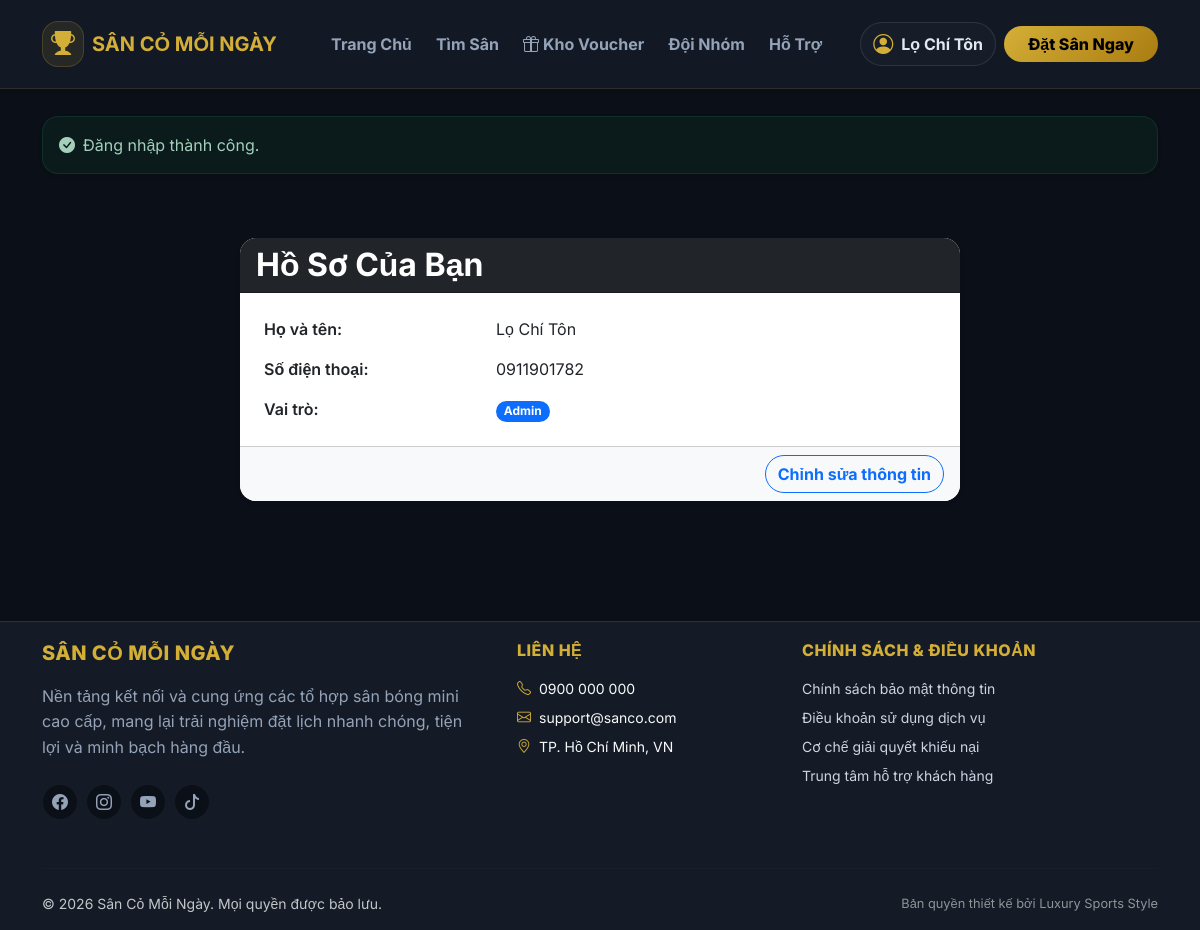
/index.php?controller=profile&action=index (signed in), run on the app's committed database.
### tables this page shows
CREATE TABLE IF NOT EXISTS `users` (
  `id` int NOT NULL AUTO_INCREMENT,
  `username` varchar(50) NOT NULL,
  `password_hash` varchar(255) NOT NULL,
  `fullname` varchar(255) NOT NULL,
  `phone` varchar(20) NOT NULL,
  `role` enum('customer','admin') NOT NULL DEFAULT 'customer',
  `created_at` timestamp NULL DEFAULT CURRENT_TIMESTAMP,
  `status` enum('active','locked') NOT NULL DEFAULT 'active',
  PRIMARY KEY (`id`),
  UNIQUE KEY `username` (`username`)
);

### app/controllers/ProfileController.php (called while the page is built, shortened)
<?php
class ProfileController {
    public function index() {
        $userModel = new User();
        $user = $userModel->findById($_SESSION['user']['id']);
        $data = ['user' => $user];
        $this->render('index', $data);
    }
    private function render($view, $data = []) {
        $user = $data['user'] ?? null;
        require_once dirname(__DIR__) . '/views/profile/' . $view . '.php';
    }
}
?>

### app/models/User.php (called while the page is built, shortened)
<?php
require_once dirname(__DIR__) . '/models/Database.php';
class User {
    private $conn;
    private $table_name = 'users';
    public function __construct() {
        $database = Database::getInstance();
        $this->conn = $database->getConnection();
    }
    public function findById($id) {
        $query = "SELECT id, username, fullname, phone, role, status, password_hash, created_at
                  FROM " . $this->table_name . "
                  WHERE id = ?
                  LIMIT 0,1";
        $stmt = $this->conn->prepare($query);
        $stmt->execute([$id]);
        return $stmt->fetch();
    }
}

### app/models/Database.php (called while the page is built)
<?php
class Database {
    private static $instance = null;
    private $conn;
    private function __construct() {
        $host = DB_HOST;
        $db   = DB_NAME;
        $user = DB_USER;
        $pass = DB_PASS;
        $charset = 'utf8mb4';
        $dsn = "mysql:host=$host;dbname=$db;charset=$charset";
        $options = [
            PDO::ATTR_ERRMODE            => PDO::ERRMODE_EXCEPTION,
            PDO::ATTR_DEFAULT_FETCH_MODE => PDO::FETCH_ASSOC,
            PDO::ATTR_EMULATE_PREPARES   => false,
        ];
        try {
            $this->conn = new PDO($dsn, $user, $pass, $options);
        } catch (PDOException $e) {
            throw new PDOException($e->getMessage(), (int)$e->getCode());
        }
    }
    public static function getInstance() {
        if (self::$instance === null) {
            self::$instance = new Database();
        }
        return self::$instance;
    }
    public function getConnection() {
        return $this->conn;
    }
}

### app/views/profile/index.php (the view)
<?php require_once dirname(dirname(dirname(__DIR__))) . '/app/views/layouts/header.php'; ?>
<div class="container py-5">
    <div class="row justify-content-center">
        <div class="col-lg-8">
            <div class="card shadow-sm rounded-4 border-0">
                <div class="card-header bg-dark text-white rounded-top-4">
                    <h2 class="fw-bold mb-0">Hồ Sơ Của Bạn</h2>
                </div>
                <div class="card-body p-4">
                    <div class="row mb-3">
                        <div class="col-sm-4 fw-semibold">Họ và tên:</div>
                        <div class="col-sm-8"><?= htmlspecialchars($user['fullname'], ENT_QUOTES, 'UTF-8') ?></div>
                    </div>
                    <div class="row mb-3">
                        <div class="col-sm-4 fw-semibold">Số điện thoại:</div>
                        <div class="col-sm-8"><?= htmlspecialchars($user['phone'] ?? 'Chưa cập nhật', ENT_QUOTES, 'UTF-8') ?></div>
                    </div>
                    <div class="row">
                        <div class="col-sm-4 fw-semibold">Vai trò:</div>
                        <div class="col-sm-8">
                            <span class="badge rounded-pill bg-primary">
                                <?= htmlspecialchars(ucfirst($user['role']), ENT_QUOTES, 'UTF-8') ?>
                            </span>
                        </div>
                    </div>
                </div>
                <div class="card-footer bg-light text-end rounded-bottom-4">
                    <a href="<?= BASE_URL ?>index.php?controller=profile&action=edit" class="btn btn-outline-primary rounded-pill fw-bold">Chỉnh sửa thông tin</a>
                </div>
            </div>
        </div>
    </div>
</div>
<?php require_once dirname(dirname(dirname(__DIR__))) . '/app/views/layouts/footer.php'; ?>

### app/views/layouts/header.php (style rules this page uses)
:root { --dark-bg: #0b0f17; --card-bg: #141b26; --gold: #d4af37; --gold-hover: #f3e5ab; }
body { font-family: 'Inter', sans-serif; background: var(--dark-bg); color: #ffffff; padding-top: 92px; }

### data on the page
users: fullname "Lọ Chí Tôn", phone "0911901782", role "Admin"

### other printed values
$_SESSION['user']['fullname'] "Lọ Chí Tôn"
$flashSuccess "Đăng nhập thành công."
